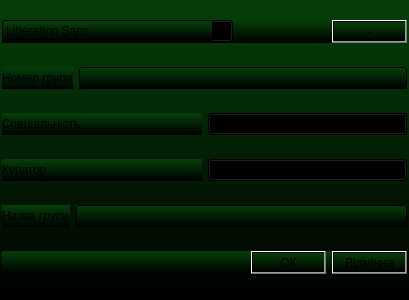
<?xml version="1.0" encoding="UTF-8"?>
<ui version="4.0">
 <class>GroupRepairForm</class>
 <widget class="QWidget" name="GroupRepairForm">
  <property name="geometry">
   <rect>
    <x>0</x>
    <y>0</y>
    <width>400</width>
    <height>300</height>
   </rect>
  </property>
  <property name="windowTitle">
   <string>Form</string>
  </property>
  <property name="styleSheet">
   <string notr="true">background-color: qlineargradient(spread:pad, x1:1, y1:1, x2:1, y2:0.034, stop:0 rgba(0, 0, 0, 255), stop:1 rgba(5, 61, 8, 255));</string>
  </property>
  <layout class="QVBoxLayout" name="verticalLayout">
   <property name="leftMargin">
    <number>2</number>
   </property>
   <property name="topMargin">
    <number>2</number>
   </property>
   <property name="rightMargin">
    <number>2</number>
   </property>
   <property name="bottomMargin">
    <number>2</number>
   </property>
   <item>
    <widget class="QWidget" name="horizontalWidget" native="true">
     <property name="sizePolicy">
      <sizepolicy hsizetype="Preferred" vsizetype="Maximum">
       <horstretch>0</horstretch>
       <verstretch>0</verstretch>
      </sizepolicy>
     </property>
     <layout class="QHBoxLayout" name="horizontalLayout_7">
      <property name="spacing">
       <number>99</number>
      </property>
      <property name="leftMargin">
       <number>0</number>
      </property>
      <property name="topMargin">
       <number>0</number>
      </property>
      <property name="rightMargin">
       <number>0</number>
      </property>
      <property name="bottomMargin">
       <number>0</number>
      </property>
      <item>
       <widget class="QFontComboBox" name="findComboBox"/>
      </item>
      <item>
       <widget class="QPushButton" name="ButtonDelete">
        <property name="sizePolicy">
         <sizepolicy hsizetype="Maximum" vsizetype="Fixed">
          <horstretch>0</horstretch>
          <verstretch>0</verstretch>
         </sizepolicy>
        </property>
        <property name="text">
         <string>-</string>
        </property>
       </widget>
      </item>
     </layout>
    </widget>
   </item>
   <item>
    <layout class="QHBoxLayout" name="horizontalLayout_3">
     <item>
      <widget class="QLabel" name="label">
       <property name="text">
        <string>Номер групи</string>
       </property>
      </widget>
     </item>
     <item>
      <widget class="QLineEdit" name="groupNumber"/>
     </item>
    </layout>
   </item>
   <item>
    <layout class="QHBoxLayout" name="horizontalLayout_4">
     <item>
      <layout class="QHBoxLayout" name="horizontalLayout_2">
       <item>
        <widget class="QLabel" name="label_2">
         <property name="text">
          <string>Спеціальність</string>
         </property>
        </widget>
       </item>
       <item>
        <widget class="QComboBox" name="boxSpesiality"/>
       </item>
      </layout>
     </item>
    </layout>
   </item>
   <item>
    <layout class="QHBoxLayout" name="horizontalLayout_6">
     <item>
      <widget class="QLabel" name="label_4">
       <property name="text">
        <string>Куратор</string>
       </property>
      </widget>
     </item>
     <item>
      <widget class="QComboBox" name="boxCurator"/>
     </item>
    </layout>
   </item>
   <item>
    <layout class="QHBoxLayout" name="horizontalLayout_5">
     <item>
      <widget class="QLabel" name="label_3">
       <property name="text">
        <string>Назва групи</string>
       </property>
      </widget>
     </item>
     <item>
      <widget class="QLineEdit" name="groupName"/>
     </item>
    </layout>
   </item>
   <item>
    <widget class="QWidget" name="widget" native="true">
     <property name="sizePolicy">
      <sizepolicy hsizetype="Minimum" vsizetype="Maximum">
       <horstretch>0</horstretch>
       <verstretch>0</verstretch>
      </sizepolicy>
     </property>
     <layout class="QHBoxLayout" name="horizontalLayout">
      <property name="leftMargin">
       <number>0</number>
      </property>
      <property name="topMargin">
       <number>0</number>
      </property>
      <property name="rightMargin">
       <number>0</number>
      </property>
      <property name="bottomMargin">
       <number>0</number>
      </property>
      <item>
       <spacer name="horizontalSpacer">
        <property name="orientation">
         <enum>Qt::Horizontal</enum>
        </property>
        <property name="sizeHint" stdset="0">
         <size>
          <width>40</width>
          <height>20</height>
         </size>
        </property>
       </spacer>
      </item>
      <item>
       <widget class="QPushButton" name="btn_ok">
        <property name="text">
         <string>ОК</string>
        </property>
       </widget>
      </item>
      <item>
       <widget class="QPushButton" name="btn_cancel">
        <property name="text">
         <string>Відмінна</string>
        </property>
       </widget>
      </item>
     </layout>
    </widget>
   </item>
  </layout>
 </widget>
 <resources/>
 <connections/>
</ui>
